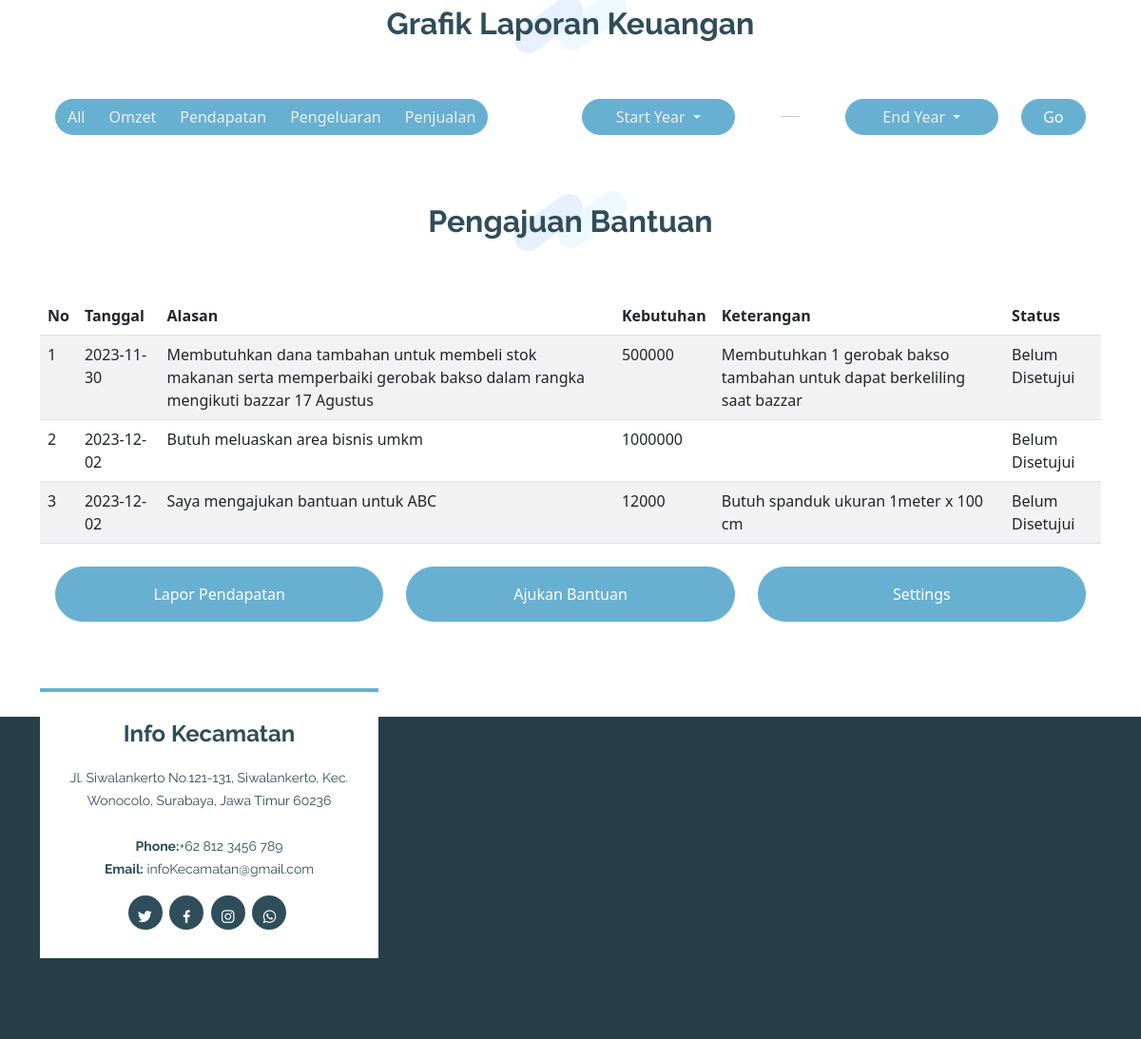
Before: /copy_profile.php (signed in, lower part) with the older database file.
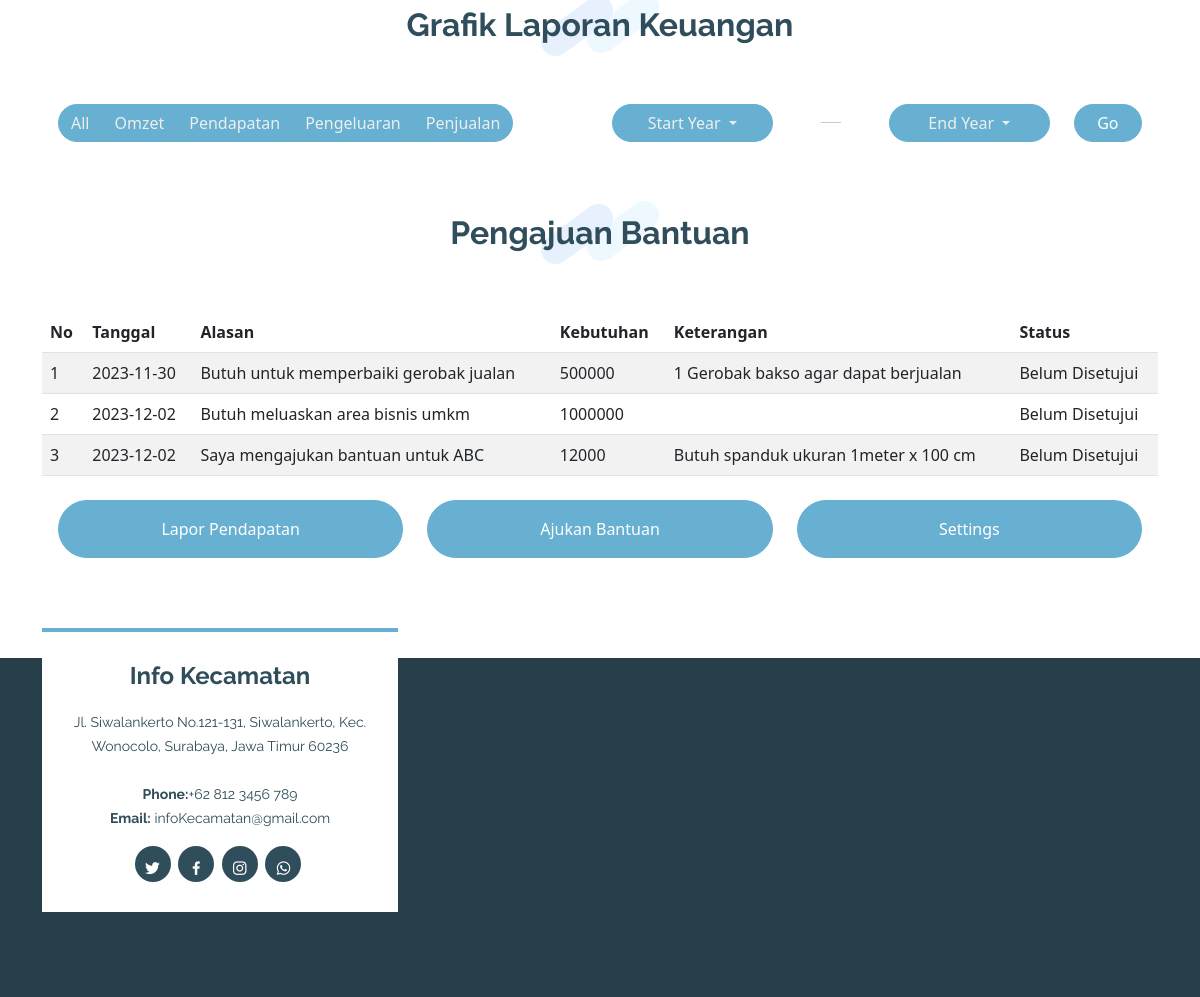
After: the same page with the newer database file.
### tables this page shows
CREATE TABLE `bantuan` (
  `id` int(11) NOT NULL,
  `id_umkm` int(11) NOT NULL,
  `tanggal` date DEFAULT current_timestamp(),
  `alasan` varchar(255) NOT NULL,
  `dokumen_pendukung` longblob NOT NULL,
  `kebutuhan_dana_nominal` int(11) DEFAULT NULL,
  `kebutuhan_dana_rincian` text DEFAULT NULL,
  `kebutuhan_tenda` tinyint(4) DEFAULT NULL,
  `kebutuhan_gerobak` tinyint(4) DEFAULT NULL,
  `kebutuhan_spanduk` tinyint(4) DEFAULT NULL,
  `kebutuhan_lainnya_ket` text DEFAULT NULL,
  `keterangan` text DEFAULT NULL,
  `status` int(11) NOT NULL DEFAULT 2
);

### copy_profile.php (the view, shortened to what this page needs)
<?php
require 'connect.php';
?>
<!DOCTYPE html>
<html lang="en">
<head>
  <link href="assets/vendor/aos/aos.css" rel="stylesheet">
  <link href="assets/vendor/bootstrap/css/bootstrap.min.css" rel="stylesheet">
  <link href="assets/vendor/bootstrap-icons/bootstrap-icons.css" rel="stylesheet">
  <link href="assets/vendor/boxicons/css/boxicons.min.css" rel="stylesheet">
  <link href="assets/vendor/glightbox/css/glightbox.min.css" rel="stylesheet">
  <link href="assets/vendor/swiper/swiper-bundle.min.css" rel="stylesheet">
  <link href="assets/css/style.css" rel="stylesheet">
  <link href="https://cdnjs.cloudflare.com/ajax/libs/font-awesome/4.7.0/css/font-awesome.min.css" rel="stylesheet">
  <link href="https://cdn.jsdelivr.net/npm/bootstrap@5.3.2/dist/css/bootstrap.min.css" rel="stylesheet">
    <link rel="stylesheet" href="//cdn.jsdelivr.net/npm/sweetalert2@11/dist/sweetalert2.min.css" id="theme-styles">
    <link rel="stylesheet" href="https://cdn.datatables.net/1.13.7/css/dataTables.bootstrap5.min.css">
    <link rel="stylesheet" href="https://cdnjs.cloudflare.com/ajax/libs/twitter-bootstrap/5.3.0/css/bootstrap.min.css">
</head>
<body>
  <main id="main">
    <div class="container mt-5">
      <div class="section-title" data-aos="fade-in" data-aos-delay="100">
        <h2>Grafik Laporan Keuangan</h2>
      </div>
      <div class="row px-3 align-items-center">
        <div class="col-lg-6">
          <div class="btn-group rounded-pill" role="group" aria-label="Filter buttons">
            <button type="button" class="btn btn-filter" data-filter="all">All</button>
            <button type="button" class="btn btn-filter" data-filter="Omzet">Omzet</button>
            <button type="button" class="btn btn-filter" data-filter="Pendapatan">Pendapatan</button>
            <button type="button" class="btn btn-filter" data-filter="Pengeluaran">Pengeluaran</button>
            <button type="button" class="btn btn-filter" data-filter="Penjualan">Penjualan</button>
          </div>
        </div>
        <div class="col-lg-2">
          <button class="btn btn-filterStartYear dropdown-toggle w-100" type="button" id="startYearFilter" data-toggle="dropdown" aria-haspopup="true" aria-expanded="false">
            Start Year
          </button>
        </div>
        <div class="col-lg-1">
          <hr class="my-1" style="width: 20px; margin:auto;">
        </div>
        <div class="col-lg-2">
          <button class="btn btn-filterEndYear dropdown-toggle w-100" type="button" id="endYearFilter" data-toggle="dropdown" aria-expanded="false">
            End Year
          </button>
        </div>
        <div class="col-lg-1">
          <button class="btn btn-go w-100" type="button" id="goFilter" data-toggle="dropdown" aria-expanded="false">
            Go
          </button>
        </div>
      </div>
    </div>
    <div class="container mt-5">
      <div class="section-title" data-aos="fade-in" data-aos-delay="100">
        <h2>Pengajuan Bantuan</h2>
      </div>
        <table id="tableBantuan" class="table table-striped nowrap" style="width:100%">
            <thead>
                <tr>
                    <th>No</th>
                    <th>Tanggal</th>
                    <th>Alasan</th>
                    <th>Kebutuhan</th>
                    <th>Keterangan</th>
                    <th>Status</th>
                </tr>
            </thead>
            <tbody>
                <?php
                $sql = "SELECT * FROM bantuan";
                $stmt = $conn->query($sql)->fetchAll();
                $no = 1;
                foreach ($stmt as $row) {
                ?>
                    <tr>
                        <td><?php echo $no ?></td>
                        <?php $no++ ?>
                        <td><?php echo $row['tanggal'] ?></td>
                        <td><?php echo $row['alasan'] ?></td>
                        <td><?php echo $row['kebutuhan_dana_nominal'] ?></td>
                        <td><?php echo $row['keterangan'] ?></td>
                        <td><?php if ($row['status'] == 1) {
                                echo 'Sudah Disetujui';
                            } else {
                                echo 'Belum Disetujui';
                            }
                            ?></td>
                    </tr>
                <?php
                }
                ?>
            </tbody>
        </table>
    </div>
    <div class="container mt-4">
      <div class="row px-3 ">
        <div class="d-grid col-4">
          <a href="laporPendapatan.php" class="btn btn-primary px-4 py-3">Lapor Pendapatan</a>
        </div>
        <div class="d-grid col-4">
          <a href="bantuan.php" class="btn btn-primary px-4 py-3">Ajukan Bantuan</a>
        </div>
        <div class="d-grid col-4">
          <a href="" class="btn btn-primary px-4 py-3">Settings</a>
        </div>
      </div>
    </div>
  </main>
  <?php include "template/footer.php"; ?>
</body>
</html>

Changed rows visible on the page:
changed bantuan: alasan "Membutuhkan dana tambahan untuk membeli stok makanan serta memperbaiki gerobak bakso dalam rangka mengikuti bazzar 17 Agustus" → "Butuh untuk memperbaiki gerobak jualan"; keterangan "Membutuhkan 1 gerobak bakso tambahan untuk dapat berkeliling saat bazzar" → "1 Gerobak bakso agar dapat berjualan"
